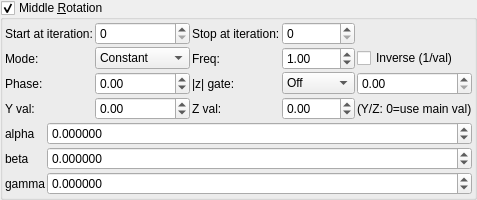
    <widget class="MyGroupBox" name="groupCheck_mandelbox_main_rotation_enabled">
     <property name="title">
      <string>Middle &amp;Rotation</string>
     </property>
     <property name="checkable">
      <bool>true</bool>
     </property>
     <layout class="QVBoxLayout" name="verticalLayout_8" stretch="0,0">
      <property name="spacing">
       <number>2</number>
      </property>
      <property name="leftMargin">
       <number>2</number>
      </property>
      <property name="topMargin">
       <number>2</number>
      </property>
      <property name="rightMargin">
       <number>2</number>
      </property>
      <property name="bottomMargin">
       <number>2</number>
      </property>
      <item>
       <layout class="QGridLayout" name="gridLayout_9">
        <item row="0" column="0">
         <widget class="QLabel" name="label_47">
          <property name="text">
           <string>Start at iteration:</string>
          </property>
         </widget>
        </item>
        <item row="0" column="1">
         <widget class="MySpinBox" name="spinboxInt_transf_multiplier_start_iter_2"><property name="toolTip"><string>First iteration where this slot activates.</string></property>
          <property name="sizePolicy">
           <sizepolicy hsizetype="Minimum" vsizetype="Maximum">
            <horstretch>0</horstretch>
            <verstretch>0</verstretch>
           </sizepolicy>
          </property>
          <property name="maximum">
           <number>999</number>
          </property>
         </widget>
        </item>
        <item row="0" column="2">
         <widget class="QLabel" name="label_48">
          <property name="text">
           <string>Stop at iteration:</string>
          </property>
         </widget>
        </item>
        <item row="0" column="3">
         <widget class="MySpinBox" name="spinboxInt_transf_multiplier_stop_iter_2"><property name="toolTip"><string>Last iteration where this slot is active.</string></property>
          <property name="sizePolicy">
           <sizepolicy hsizetype="Minimum" vsizetype="Maximum">
            <horstretch>0</horstretch>
            <verstretch>0</verstretch>
           </sizepolicy>
          </property>
          <property name="maximum">
           <number>999</number>
          </property>
         </widget>
        </item>
      <item row="1" column="0">
       <widget class="QLabel"><property name="text"><string>Mode:</string></property></widget>
      </item>
      <item row="1" column="1">
       <widget class="MyComboBox" name="comboBox_transf_multiplier_value_mode_2"><property name="toolTip"><string>Value mode: 0=direct, 1=sine, 2=ramp, 3=exp, 4=triangle, 5=square, 6=smoothstep, 7=noise, 8=pingpong, 9=stepped, 10=sigmoid, 11=chirp, 12=rev-sawtooth, 13=lorenz, 14=parabolic</string></property>
        <item><property name="text"><string notr="true">Constant</string></property></item>
        <item><property name="text"><string notr="true">Sine</string></property></item>
        <item><property name="text"><string notr="true">Ramp</string></property></item>
        <item><property name="text"><string notr="true">Exponential</string></property></item>
        <item><property name="text"><string notr="true">Triangle</string></property></item>
        <item><property name="text"><string notr="true">Square</string></property></item>
        <item><property name="text"><string notr="true">Smoothstep</string></property></item>
        <item><property name="text"><string notr="true">Noise</string></property></item>
        <item><property name="text"><string notr="true">Ping-pong</string></property></item>
        <item><property name="text"><string notr="true">Stepped</string></property></item>
       </widget>
      </item>
      <item row="1" column="2">
       <widget class="QLabel"><property name="text"><string>Freq:</string></property></widget>
      </item>
      <item row="1" column="3">
       <widget class="MyDoubleSpinBox" name="spinbox_transf_multiplier_frequency_2"><property name="toolTip"><string>Waveform frequency. Higher = more oscillations per iteration range.</string></property>
        <property name="minimum"><double>0.01</double></property><property name="maximum"><double>100.0</double></property>
        <property name="singleStep"><double>0.1</double></property><property name="value"><double>1.0</double></property>
       </widget>
      </item>
      <item row="1" column="4" colspan="2">
       <widget class="MyCheckBox" name="checkBox_transf_multiplier_inverse_2"><property name="toolTip"><string>Invert the multiplier value (1/val).</string></property>
        <property name="text"><string>Inverse (1/val)</string></property>
       </widget>
      </item>
      <item row="2" column="0">
       <widget class="QLabel"><property name="text"><string>Phase:</string></property></widget>
      </item>
      <item row="2" column="1">
       <widget class="MyDoubleSpinBox" name="spinbox_transf_multiplier_phase_2"><property name="toolTip"><string>Waveform phase offset (0-1 cycle). Shifts the wave start point.</string></property>
        <property name="minimum"><double>-10.0</double></property><property name="maximum"><double>10.0</double></property>
        <property name="singleStep"><double>0.1</double></property><property name="value"><double>0.0</double></property>
       </widget>
      </item>
      <item row="2" column="2">
       <widget class="QLabel"><property name="text"><string>|z| gate:</string></property></widget>
      </item>
      <item row="2" column="3">
       <widget class="MyComboBox" name="comboBox_transf_multiplier_threshold_mode_2">
        <item><property name="text"><string notr="true">Off</string></property></item>
        <item><property name="text"><string notr="true">&gt; thresh</string></property></item>
        <item><property name="text"><string notr="true">&lt; thresh</string></property></item>
       </widget>
      </item>
      <item row="2" column="4" colspan="2">
       <widget class="MyDoubleSpinBox" name="spinbox_transf_multiplier_threshold_2">
        <property name="minimum"><double>0.0</double></property><property name="maximum"><double>1000.0</double></property>
        <property name="singleStep"><double>0.1</double></property><property name="value"><double>0.0</double></property>
       </widget>
      </item>
      <item row="3" column="0">
       <widget class="QLabel"><property name="text"><string>Y val:</string></property></widget>
      </item>
      <item row="3" column="1">
       <widget class="MyDoubleSpinBox" name="spinbox_transf_multiplier_scale_y_2"><property name="toolTip"><string>Per-axis Y scaling multiplier.</string></property>
        <property name="minimum"><double>-100.0</double></property><property name="maximum"><double>100.0</double></property>
        <property name="singleStep"><double>0.01</double></property><property name="value"><double>0.0</double></property>
       </widget>
      </item>
      <item row="3" column="2">
       <widget class="QLabel"><property name="text"><string>Z val:</string></property></widget>
      </item>
      <item row="3" column="3">
       <widget class="MyDoubleSpinBox" name="spinbox_transf_multiplier_scale_z_2"><property name="toolTip"><string>Per-axis Z scaling multiplier.</string></property>
        <property name="minimum"><double>-100.0</double></property><property name="maximum"><double>100.0</double></property>
        <property name="singleStep"><double>0.01</double></property><property name="value"><double>0.0</double></property>
       </widget>
      </item>
      <item row="3" column="4" colspan="2">
       <widget class="QLabel"><property name="text"><string notr="true">(Y/Z: 0=use main val)</string></property></widget>
      </item>
       </layout>
      </item>
      <item>
       <layout class="QGridLayout" name="gridLayout_10" columnstretch="0,1">
        <property name="spacing">
         <number>2</number>
        </property>
        <item row="1" column="0">
         <widget class="QLabel" name="label_51">
          <property name="text">
           <string notr="true">alpha</string>
          </property>
         </widget>
        </item>
        <item row="2" column="1">
         <widget class="MyDoubleSpinBox" name="spinboxd3_mandelbox_rotation_main_y">
          <property name="sizePolicy">
           <sizepolicy hsizetype="Minimum" vsizetype="Maximum">
            <horstretch>0</horstretch>
            <verstretch>0</verstretch>
           </sizepolicy>
          </property>
          <property name="prefix">
           <string/>
          </property>
          <property name="suffix">
           <string/>
          </property>
          <property name="decimals">
           <number>6</number>
          </property>
          <property name="minimum">
           <double>-36000.000000000000000</double>
          </property>
          <property name="maximum">
           <double>36000.000000000000000</double>
          </property>
          <property name="singleStep">
           <double>1.000000000000000</double>
          </property>
         </widget>
        </item>
        <item row="2" column="0">
         <widget class="QLabel" name="label_50">
          <property name="text">
           <string notr="true">beta</string>
          </property>
         </widget>
        </item>
        <item row="3" column="0">
         <widget class="QLabel" name="label_49">
          <property name="text">
           <string notr="true">gamma</string>
          </property>
         </widget>
        </item>
        <item row="3" column="1">
         <widget class="MyDoubleSpinBox" name="spinboxd3_mandelbox_rotation_main_z">
          <property name="sizePolicy">
           <sizepolicy hsizetype="Minimum" vsizetype="Maximum">
            <horstretch>0</horstretch>
            <verstretch>0</verstretch>
           </sizepolicy>
          </property>
          <property name="prefix">
           <string/>
          </property>
          <property name="suffix">
           <string/>
          </property>
          <property name="decimals">
           <number>6</number>
          </property>
          <property name="minimum">
           <double>-36000.000000000000000</double>
          </property>
          <property name="maximum">
           <double>36000.000000000000000</double>
          </property>
          <property name="singleStep">
           <double>1.000000000000000</double>
          </property>
         </widget>
        </item>
        <item row="1" column="1">
         <widget class="MyDoubleSpinBox" name="spinboxd3_mandelbox_rotation_main_x">
          <property name="sizePolicy">
           <sizepolicy hsizetype="Minimum" vsizetype="Maximum">
            <horstretch>0</horstretch>
            <verstretch>0</verstretch>
           </sizepolicy>
          </property>
          <property name="prefix">
           <string/>
          </property>
          <property name="suffix">
           <string/>
          </property>
          <property name="decimals">
           <number>6</number>
          </property>
          <property name="minimum">
           <double>-36000.000000000000000</double>
          </property>
          <property name="maximum">
           <double>36000.000000000000000</double>
          </property>
          <property name="singleStep">
           <double>1.000000000000000</double>
          </property>
         </widget>
        </item>
       </layout>
      </item>
     </layout>
    </widget>
